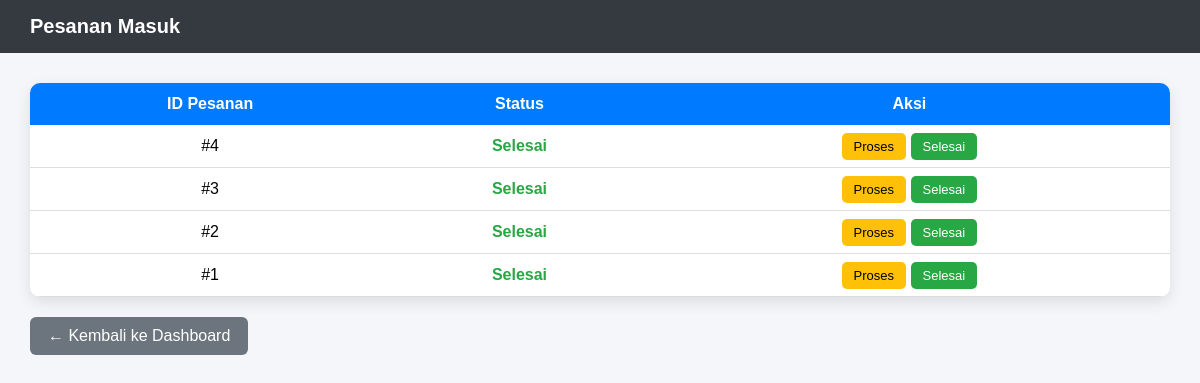
The page /admin/pesanan.php on the database its author committed.
### tables this page shows
CREATE TABLE `pesanan` (
  `id_pesanan` int(11) NOT NULL,
  `id_user` int(11) DEFAULT NULL,
  `tanggal` datetime DEFAULT current_timestamp(),
  `status` varchar(20) DEFAULT NULL
);

### admin/pesanan.php (the view, shortened to what this page needs)
<?php
include "../koneksi.php";
$data = mysqli_query($koneksi,"SELECT * FROM pesanan ORDER BY id_pesanan DESC");
?>
<!DOCTYPE html>
<html>
<head>
</head>
<body>
<div class="header">
    Pesanan Masuk
</div>
<div class="container">
<table>
    <tr>
        <th>ID Pesanan</th>
        <th>Status</th>
        <th>Aksi</th>
    </tr>
<?php while($d=mysqli_fetch_array($data)){ ?>
<tr>
    <td>#<?= $d['id_pesanan']; ?></td>
    <td class="status-<?= strtolower($d['status']); ?>">
        <?= $d['status']; ?>
    </td>
    <td>
        <a class="btn proses" href="status.php?id=<?= $d['id_pesanan']; ?>&s=Diproses">Proses</a>
        <a class="btn selesai" href="status.php?id=<?= $d['id_pesanan']; ?>&s=Selesai">Selesai</a>
    </td>
</tr>
<?php } ?>
</table>
<a class="kembali" href="index.php">← Kembali ke Dashboard</a>
</div>
</body>
</html>

### admin/pesanan.php (style rules this page uses)
body { font-family: Arial, Helvetica, sans-serif; background:#f4f6f9; margin:0; }
.header { background:#343a40; color:white; padding:15px 30px; font-size:20px; font-weight:bold; }
.container { padding:30px; }
table { width:100%; border-collapse:collapse; background:white; border-radius:10px; overflow:hidden; box-shadow:0 5px 15px rgba(0,0,0,0.1); }
th { background:#007bff; color:white; padding:12px; text-align:center; }
td { padding:12px; text-align:center; border-bottom:1px solid #ddd; }
.btn { padding:6px 12px; text-decoration:none; border-radius:5px; color:white; font-size:13px; }
.proses { background:#ffc107; color:black; }
.selesai { background:#28a745; }
.kembali { display:inline-block; margin-top:20px; background:#6c757d; padding:10px 18px; color:white; text-decoration:none; border-radius:6px; }
.status-selesai { color:#28a745; font-weight:bold; }

### rows shown on the page
pesanan: id_pesanan "4", status "Selesai"
pesanan: id_pesanan "3", status "Selesai"
pesanan: id_pesanan "2", status "Selesai"
pesanan: id_pesanan "1", status "Selesai"
